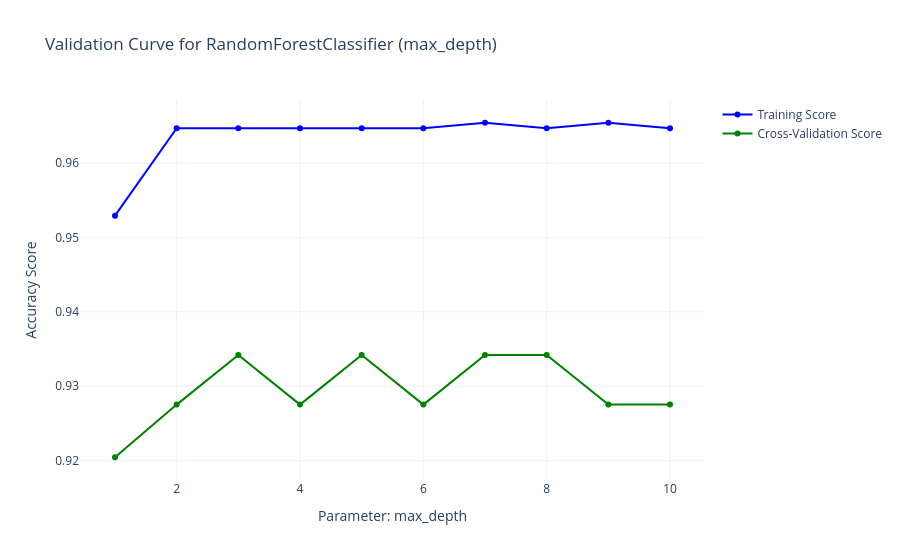

Here is the notebook cell this chart was saved with:
### Code cell
ca.validation_curve_plotter(models[0] , cv =10 , param_name= 'max_depth' , param_range=[1,2,3,4,5 , 6 ,7 ,8 ,9, 10] , save_file=False , filename='val_curve-before_finetuning.png')

### Figure 1 — Plotly figure (JSON) as saved in the notebook; plotly's stock layout.template omitted (floating-point values rounded to 4 significant figures)
{"data": [{"line": {"color": "blue"}, "mode": "lines+markers", "name": "Training Score", "type": "scatter", "x": [1, 2, 3, 4, 5, 6, 7, 8, 9, 10], "y": [0.9529, 0.9647, 0.9647, 0.9647, 0.9647, 0.9647, 0.9654, 0.9647, 0.9654, 0.9647]}, {"line": {"color": "green"}, "mode": "lines+markers", "name": "Cross-Validation Score", "type": "scatter", "x": [1, 2, 3, 4, 5, 6, 7, 8, 9, 10], "y": [0.9204, 0.9275, 0.9342, 0.9275, 0.9342, 0.9275, 0.9342, 0.9342, 0.9275, 0.9275]}], "layout": {"hovermode": "x unified", "title": {"text": "Validation Curve for RandomForestClassifier (max_depth)"}, "xaxis": {"title": {"text": "Parameter: max_depth"}}, "yaxis": {"title": {"text": "Accuracy Score"}}}}
